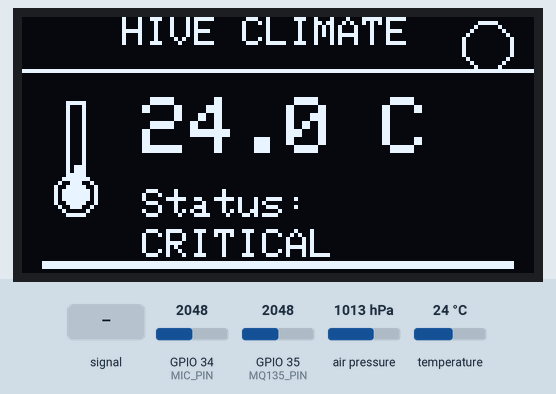
A program run on a simulated ESP32. On the bench: 128×64 one-colour display. The inputs (shaded band) are chosen by the test bench; at power-on: temperature 24 °C, GPIO 35 (MQ135_PIN) = 2048, GPIO 34 (MIC_PIN) = 2048, air pressure 1013 hPa. What the program prints to the serial monitor is not drawn.

Above: at 4.17 s.
4.2 s: temperature set to 41 °C
At 4.48 s:
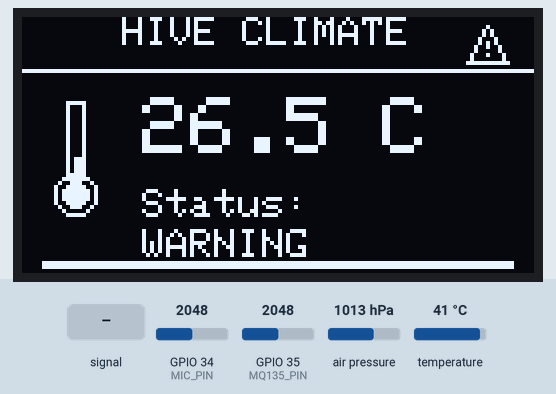
6.4 s: GPIO 35 (MQ135_PIN) set to 985
At 7.22 s:
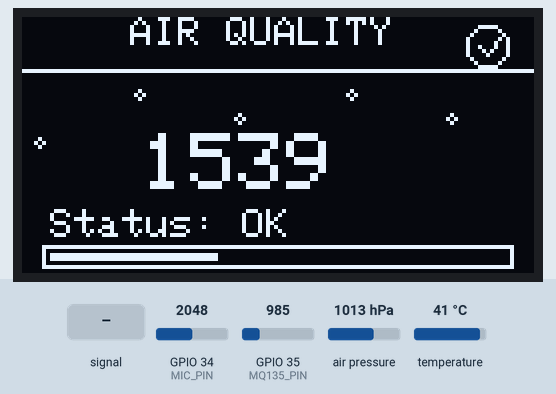
8.9 s: GPIO 34 (MIC_PIN) fed a 1000 Hz sine of ±1023 counts around its level
At 11.24 s:
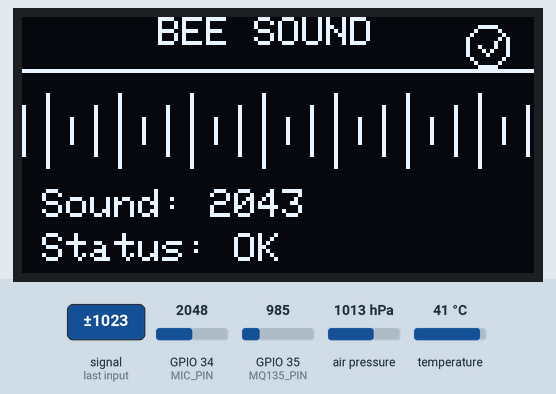
11.9 s: GPIO 34 (MIC_PIN) set to 3972
At 12.53 s:
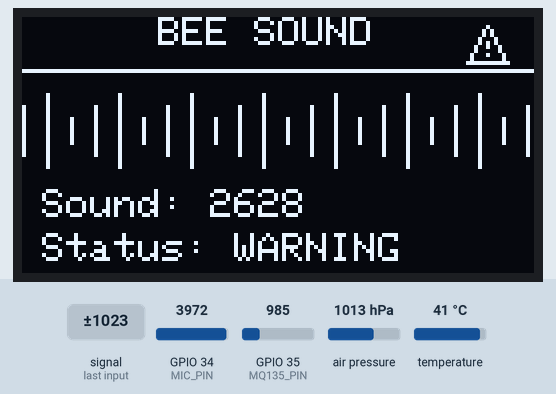
14.2 s: air pressure set to 1024 hPa
At 15.83 s:
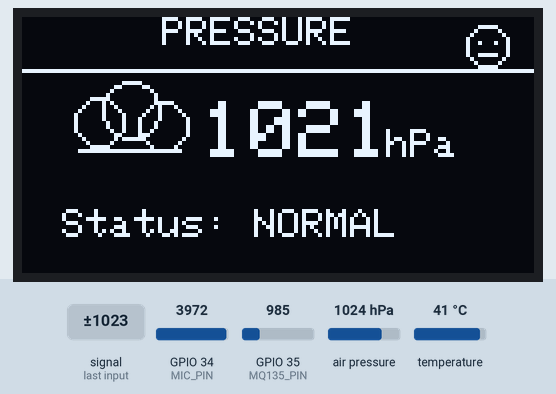
16.9 s: air pressure set to 1026 hPa
At 18.26 s:
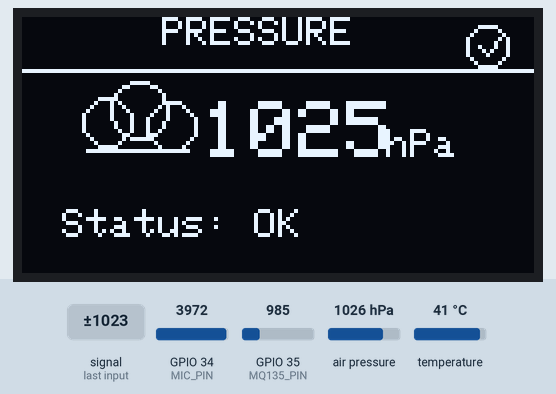

The program:

main.cpp
```cpp
#include <Arduino.h>
#include <Wire.h>
#include <Adafruit_GFX.h>
#include <Adafruit_SSD1306.h>
#include <Adafruit_BMP085.h>

// ======================================================
// SMART BEEHIVE MONITORING SYSTEM
// ESP32 + BMP180 + MQ135 + MIC + OLED
// Smooth Values + Animation + Status
// ======================================================

// ---------------- PIN DEFINITIONS ----------------

#define MIC_PIN 34
#define MQ135_PIN 35

// ---------------- OLED SETTINGS ----------------

#define SCREEN_WIDTH 128
#define SCREEN_HEIGHT 64
#define OLED_RESET -1

Adafruit_SSD1306 display(
  SCREEN_WIDTH,
  SCREEN_HEIGHT,
  &Wire,
  OLED_RESET
);

// ---------------- BMP180 ----------------

Adafruit_BMP085 bmp;

// ======================================================
// SENSOR VARIABLES
// ======================================================

float hiveTemperature = 0.0;
float pressure = 0.0;

float smoothTemperature = 0.0;
float smoothPressure = 0.0;
float smoothMic = 0.0;
float smoothMQ135 = 0.0;

int micRaw = 0;
int mq135Raw = 0;

// ======================================================
// DISPLAY VARIABLES
// ======================================================

int displayPage = 0;
int animationFrame = 0;

unsigned long lastPageChange = 0;
unsigned long lastSensorRead = 0;
unsigned long lastSerialPrint = 0;
unsigned long lastAnimation = 0;

// Page switches every 4 seconds
const unsigned long PAGE_TIME = 4000;

// Sensor reading interval
const unsigned long SENSOR_TIME = 150;

// Animation refresh
const unsigned long ANIMATION_TIME = 120;

// Exponential smoothing
float alpha = 0.15;

// ======================================================
// FUNCTION DECLARATIONS
// Required for PlatformIO main.cpp
// ======================================================

void startupAnimation();

void readSensors();

String getTemperatureCondition();
String getAirCondition();
String getSoundCondition();
String getPressureCondition();

void drawStatusIcon(String status);
void drawTemperatureIcon();

void temperaturePage();
void airQualityPage();
void soundPage();
void pressurePage();

void printSerialData();

// ======================================================
// SETUP
// ======================================================

void setup() {

  Serial.begin(115200);

  delay(500);

  Serial.println();
  Serial.println("==============================");
  Serial.println(" SMART BEEHIVE MONITOR");
  Serial.println("==============================");

  // ESP32 I2C
  // SDA = GPIO21
  // SCL = GPIO22
  Wire.begin(21, 22);

  pinMode(MIC_PIN, INPUT);
  pinMode(MQ135_PIN, INPUT);

  // ---------------- OLED ----------------

  if (!display.begin(
        SSD1306_SWITCHCAPVCC,
        0x3C
      )) {

    Serial.println("OLED initialization failed!");

    while (1) {
      delay(10);
    }
  }

  display.clearDisplay();
  display.setTextColor(SSD1306_WHITE);
  display.display();

  // ---------------- BMP180 ----------------

  if (!bmp.begin()) {

    Serial.println("BMP180 not detected!");

    display.clearDisplay();

    display.setTextSize(1);

    display.setCursor(20, 15);
    display.println("BMP180 ERROR");

    display.setCursor(10, 32);
    display.println("CHECK SDA / SCL");

    display.setCursor(17, 47);
    display.println("AND POWER");

    display.display();

    while (1) {
      delay(10);
    }
  }

  Serial.println("OLED   : OK");
  Serial.println("BMP180 : OK");
  Serial.println("MIC    : READY");
  Serial.println("MQ135  : READY");
  Serial.println("==============================");

  // Startup animation
  startupAnimation();

  // First readings
  hiveTemperature = bmp.readTemperature();

  pressure =
    bmp.readPressure() / 100.0;

  micRaw =
    analogRead(MIC_PIN);

  mq135Raw =
    analogRead(MQ135_PIN);

  // Initialize smooth values
  smoothTemperature =
    hiveTemperature;

  smoothPressure =
    pressure;

  smoothMic =
    micRaw;

  smoothMQ135 =
    mq135Raw;

  lastPageChange = millis();
}

// ======================================================
// STARTUP ANIMATION
// ======================================================

void startupAnimation() {

  // Bee-like moving dot animation

  for (int x = 0; x < 128; x += 4) {

    display.clearDisplay();

    display.setTextSize(1);

    display.setCursor(23, 5);
    display.println("SMART BEEHIVE");

    display.setCursor(31, 18);
    display.println("MONITOR");

    // Moving "bee"
    display.fillCircle(
      x,
      38,
      2,
      SSD1306_WHITE
    );

    display.drawLine(
      x - 3,
      35,
      x - 1,
      37,
      SSD1306_WHITE
    );

    display.drawLine(
      x + 1,
      37,
      x + 3,
      35,
      SSD1306_WHITE
    );

    display.drawRect(
      10,
      52,
      108,
      7,
      SSD1306_WHITE
    );

    int progress =
      map(
        x,
        0,
        124,
        0,
        104
      );

    display.fillRect(
      12,
      54,
      progress,
      3,
      SSD1306_WHITE
    );

    display.display();

    delay(25);
  }

  display.clearDisplay();

  display.setTextSize(2);
  display.setCursor(25, 18);
  display.println("READY");

  display.setTextSize(1);
  display.setCursor(19, 45);
  display.println("Hive Monitoring");

  display.display();

  delay(700);
}

// ======================================================
// READ SENSOR VALUES
// ======================================================

void readSensors() {

  float temp =
    bmp.readTemperature();

  float press =
    bmp.readPressure() / 100.0;

  int mic =
    analogRead(MIC_PIN);

  int mq =
    analogRead(MQ135_PIN);

  hiveTemperature = temp;
  pressure = press;

  micRaw = mic;
  mq135Raw = mq;

  // ---------------- SMOOTH VALUES ----------------

  smoothTemperature =
    alpha * hiveTemperature +
    (1.0 - alpha) *
    smoothTemperature;

  smoothPressure =
    alpha * pressure +
    (1.0 - alpha) *
    smoothPressure;

  smoothMic =
    alpha * micRaw +
    (1.0 - alpha) *
    smoothMic;

  smoothMQ135 =
    alpha * mq135Raw +
    (1.0 - alpha) *
    smoothMQ135;
}

// ======================================================
// TEMPERATURE CONDITION
// BMP180 temperature used as hive climate
// ======================================================

String getTemperatureCondition() {

  if (
    smoothTemperature >= 32.0 &&
    smoothTemperature <= 36.0
  ) {

    return "NORMAL";
  }

  else if (
    (
      smoothTemperature >= 29.0 &&
      smoothTemperature < 32.0
    )
    ||
    (
      smoothTemperature > 36.0 &&
      smoothTemperature <= 38.0
    )
  ) {

    return "OK";
  }

  else if (
    (
      smoothTemperature >= 26.0 &&
      smoothTemperature < 29.0
    )
    ||
    (
      smoothTemperature > 38.0 &&
      smoothTemperature <= 40.0
    )
  ) {

    return "WARNING";
  }

  else {

    return "CRITICAL";
  }
}

// ======================================================
// MQ135 CONDITION
// Prototype raw ADC thresholds
// ======================================================

String getAirCondition() {

  if (smoothMQ135 < 1200) {

    return "NORMAL";
  }

  else if (smoothMQ135 < 2000) {

    return "OK";
  }

  else if (smoothMQ135 < 2800) {

    return "WARNING";
  }

  else {

    return "CRITICAL";
  }
}

// ======================================================
// MICROPHONE CONDITION
// Raw ADC thresholds - calibrate for your module
// ======================================================

String getSoundCondition() {

  if (smoothMic < 1200) {

    return "NORMAL";
  }

  else if (smoothMic < 2200) {

    return "OK";
  }

  else if (smoothMic < 3200) {

    return "WARNING";
  }

  else {

    return "CRITICAL";
  }
}

// ======================================================
// PRESSURE CONDITION
// ======================================================

String getPressureCondition() {

  if (
    smoothPressure >= 990 &&
    smoothPressure <= 1025
  ) {

    return "NORMAL";
  }

  else if (
    smoothPressure >= 970 &&
    smoothPressure <= 1040
  ) {

    return "OK";
  }

  else {

    return "WARNING";
  }
}

// ======================================================
// STATUS ICON
// ======================================================

void drawStatusIcon(String status) {

  int x = 116;
  int y = 7;

  if (status == "NORMAL") {

    display.drawCircle(
      x,
      y,
      5,
      SSD1306_WHITE
    );

    display.drawPixel(
      x - 2,
      y - 1,
      SSD1306_WHITE
    );

    display.drawPixel(
      x + 2,
      y - 1,
      SSD1306_WHITE
    );

    display.drawLine(
      x - 2,
      y + 2,
      x + 2,
      y + 2,
      SSD1306_WHITE
    );
  }

  else if (status == "OK") {

    display.drawCircle(
      x,
      y,
      5,
      SSD1306_WHITE
    );

    display.drawLine(
      x - 2,
      y,
      x,
      y + 2,
      SSD1306_WHITE
    );

    display.drawLine(
      x,
      y + 2,
      x + 3,
      y - 2,
      SSD1306_WHITE
    );
  }

  else if (status == "WARNING") {

    display.drawTriangle(
      x,
      y - 5,
      x - 5,
      y + 4,
      x + 5,
      y + 4,
      SSD1306_WHITE
    );

    display.drawPixel(
      x,
      y - 1,
      SSD1306_WHITE
    );

    display.drawPixel(
      x,
      y,
      SSD1306_WHITE
    );

    display.drawPixel(
      x,
      y + 2,
      SSD1306_WHITE
    );
  }

  else {

    // blinking critical icon
    if (animationFrame % 2 == 0) {

      display.fillCircle(
        x,
        y,
        6,
        SSD1306_WHITE
      );

      display.setTextColor(
        SSD1306_BLACK
      );

      display.setTextSize(1);

      display.setCursor(
        x - 2,
        y - 3
      );

      display.print("!");

      display.setTextColor(
        SSD1306_WHITE
      );
    }

    else {

      display.drawCircle(
        x,
        y,
        6,
        SSD1306_WHITE
      );
    }
  }
}

// ======================================================
// TEMPERATURE ICON
// ======================================================

void drawTemperatureIcon() {

  int x = 8;
  int y = 21;

  // thermometer tube
  display.drawRect(
    x + 3,
    y,
    5,
    20,
    SSD1306_WHITE
  );

  // bulb
  display.drawCircle(
    x + 5,
    y + 23,
    5,
    SSD1306_WHITE
  );

  int tempLevel =
    constrain(
      (int)smoothTemperature,
      20,
      45
    );

  int level =
    map(
      tempLevel,
      20,
      45,
      1,
      18
    );

  display.fillRect(
    x + 5,
    y + 19 - level,
    2,
    level,
    SSD1306_WHITE
  );

  display.fillCircle(
    x + 5,
    y + 23,
    3,
    SSD1306_WHITE
  );
}

// ======================================================
// PAGE 1 - HIVE CLIMATE
// ======================================================

void temperaturePage() {

  String status =
    getTemperatureCondition();

  display.clearDisplay();

  display.setTextColor(
    SSD1306_WHITE
  );

  display.setTextSize(1);

  display.setCursor(
    25,
    0
  );

  display.print(
    "HIVE CLIMATE"
  );

  drawStatusIcon(status);

  display.drawLine(
    0,
    13,
    127,
    13,
    SSD1306_WHITE
  );

  drawTemperatureIcon();

  // Main value
  display.setTextSize(2);

  display.setCursor(
    30,
    20
  );

  display.print(
    smoothTemperature,
    1
  );

  display.print(" C");

  // Status
  display.setTextSize(1);

  display.setCursor(
    30,
    43
  );

  display.print("Status:");

  display.setCursor(
    30,
    53
  );

  display.print(status);

  // Animated bottom indicator
  int pulseWidth =
    20 +
    ((animationFrame % 10) * 9);

  if (pulseWidth > 116) {
    pulseWidth = 116;
  }

  display.drawRect(
    5,
    61,
    118,
    2,
    SSD1306_WHITE
  );

  display.fillRect(
    6,
    61,
    pulseWidth,
    2,
    SSD1306_WHITE
  );

  display.display();
}

// ======================================================
// PAGE 2 - AIR QUALITY
// ======================================================

void airQualityPage() {

  String status =
    getAirCondition();

  display.clearDisplay();

  display.setTextColor(
    SSD1306_WHITE
  );

  display.setTextSize(1);

  display.setCursor(
    27,
    0
  );

  display.print(
    "AIR QUALITY"
  );

  drawStatusIcon(status);

  display.drawLine(
    0,
    13,
    127,
    13,
    SSD1306_WHITE
  );

  // Animated particles
  for (int i = 0; i < 5; i++) {

    int x =
      (
        animationFrame * 7 +
        i * 25
      ) % 128;

    int y =
      19 +
      (i % 3) * 6;

    display.drawCircle(
      x,
      y,
      1,
      SSD1306_WHITE
    );
  }

  display.setTextSize(2);

  display.setCursor(
    30,
    29
  );

  display.print(
    (int)smoothMQ135
  );

  display.setTextSize(1);

  display.setCursor(
    7,
    48
  );

  display.print("Status: ");

  display.print(status);

  // Bar graph
  display.drawRect(
    5,
    57,
    118,
    6,
    SSD1306_WHITE
  );

  int barValue =
    map(
      constrain(
        (int)smoothMQ135,
        0,
        4095
      ),
      0,
      4095,
      0,
      114
    );

  display.fillRect(
    7,
    59,
    barValue,
    2,
    SSD1306_WHITE
  );

  display.display();
}

// ======================================================
// PAGE 3 - BEE SOUND
// ======================================================

void soundPage() {

  String status =
    getSoundCondition();

  display.clearDisplay();

  display.setTextColor(
    SSD1306_WHITE
  );

  display.setTextSize(1);

  display.setCursor(
    34,
    0
  );

  display.print(
    "BEE SOUND"
  );

  drawStatusIcon(status);

  display.drawLine(
    0,
    13,
    127,
    13,
    SSD1306_WHITE
  );

  // Animated waveform

  int centerY = 28;

  for (int x = 0; x < 128; x += 6) {

    int wave =
      (
        x +
        animationFrame * 4
      ) % 18;

    int height =
      map(
        wave,
        0,
        17,
        2,
        10
      );

    display.drawLine(
      x,
      centerY - height,
      x,
      centerY + height,
      SSD1306_WHITE
    );
  }

  display.setTextSize(1);

  display.setCursor(
    5,
    43
  );

  display.print("Sound: ");

  display.print(
    (int)smoothMic
  );

  display.setCursor(
    5,
    54
  );

  display.print("Status: ");

  display.print(status);

  display.display();
}

// ======================================================
// PAGE 4 - PRESSURE
// ======================================================

void pressurePage() {

  String status =
    getPressureCondition();

  display.clearDisplay();

  display.setTextColor(
    SSD1306_WHITE
  );

  display.setTextSize(1);

  display.setCursor(
    35,
    0
  );

  display.print(
    "PRESSURE"
  );

  drawStatusIcon(status);

  display.drawLine(
    0,
    13,
    127,
    13,
    SSD1306_WHITE
  );

  // Animated cloud
  int cloudX =
    6 +
    (animationFrame % 12);

  display.drawCircle(
    cloudX + 10,
    26,
    6,
    SSD1306_WHITE
  );

  display.drawCircle(
    cloudX + 18,
    23,
    7,
    SSD1306_WHITE
  );

  display.drawCircle(
    cloudX + 26,
    27,
    6,
    SSD1306_WHITE
  );

  display.drawLine(
    cloudX + 5,
    33,
    cloudX + 30,
    33,
    SSD1306_WHITE
  );

  display.setTextSize(2);

  display.setCursor(
    45,
    21
  );

  display.print(
    smoothPressure,
    0
  );

  display.setTextSize(1);

  display.setCursor(
    91,
    28
  );

  display.print(
    "hPa"
  );

  display.setCursor(
    10,
    48
  );

  display.print(
    "Status: "
  );

  display.print(status);

  display.display();
}

// ======================================================
// SERIAL OUTPUT
// ======================================================

void printSerialData() {

  Serial.println();
  Serial.println("==============================");
  Serial.println("     BEEHIVE SENSOR DATA");
  Serial.println("==============================");

  Serial.print("Hive Temperature : ");
  Serial.print(
    smoothTemperature,
    2
  );
  Serial.print(" C  | ");
  Serial.println(
    getTemperatureCondition()
  );

  Serial.print("Pressure         : ");
  Serial.print(
    smoothPressure,
    2
  );
  Serial.print(" hPa | ");
  Serial.println(
    getPressureCondition()
  );

  Serial.print("Bee Sound Raw    : ");
  Serial.print(
    (int)smoothMic
  );
  Serial.print(" | ");
  Serial.println(
    getSoundCondition()
  );

  Serial.print("MQ135 Raw        : ");
  Serial.print(
    (int)smoothMQ135
  );
  Serial.print(" | ");
  Serial.println(
    getAirCondition()
  );

  Serial.println("------------------------------");
}

// ======================================================
// MAIN LOOP
// ======================================================

void loop() {

  unsigned long currentMillis =
    millis();

  // ---------------- SENSOR READ ----------------

  if (
    currentMillis -
    lastSensorRead >=
    SENSOR_TIME
  ) {

    lastSensorRead =
      currentMillis;

    readSensors();
  }

  // ---------------- ANIMATION ----------------

  if (
    currentMillis -
    lastAnimation >=
    ANIMATION_TIME
  ) {

    lastAnimation =
      currentMillis;

    animationFrame++;

    if (animationFrame > 50) {
      animationFrame = 0;
    }
  }

  // ---------------- PAGE CHANGE ----------------

  if (
    currentMillis -
    lastPageChange >=
    PAGE_TIME
  ) {

    lastPageChange =
      currentMillis;

    displayPage++;

    if (displayPage > 3) {
      displayPage = 0;
    }
  }

  // ---------------- OLED DISPLAY ----------------

  switch (displayPage) {

    case 0:
      temperaturePage();
      break;

    case 1:
      airQualityPage();
      break;

    case 2:
      soundPage();
      break;

    case 3:
      pressurePage();
      break;
  }

  // ---------------- SERIAL MONITOR ----------------

  if (
    currentMillis -
    lastSerialPrint >=
    1000
  ) {

    lastSerialPrint =
      currentMillis;

    printSerialData();
  }

  delay(20);
}
```

Measured:
- the behaviour switches between 1025 and 1026 hPa on air pressure (found by bisection; images 5 and 6)
- after the input at 4.2 s, the display: first differs from a run without the input after 0.19 s (image 1)
- after the input at 6.4 s, the display: first differs from a run without the input after 0.57 s (image 2 shows a later state)
- after the input at 8.9 s, the display: first differs from a run without the input after 2.1 s (image 3 shows a later state)
